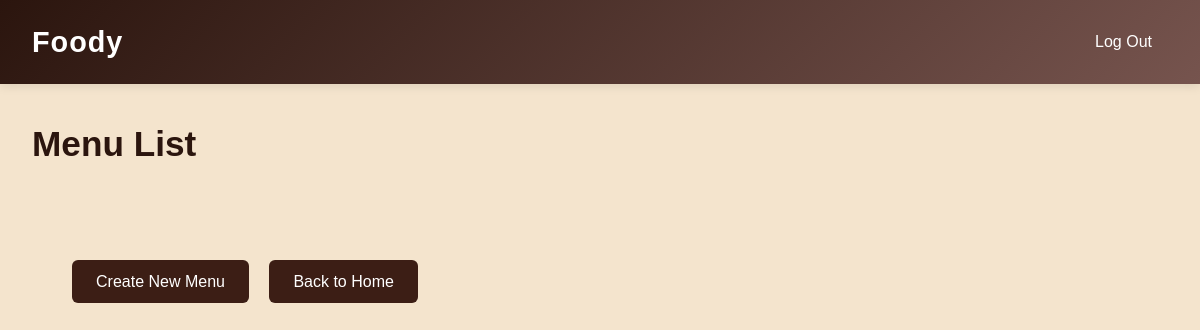
/DiningRoomManager/viewMenu.php, run on an earlier commit of the app's database.
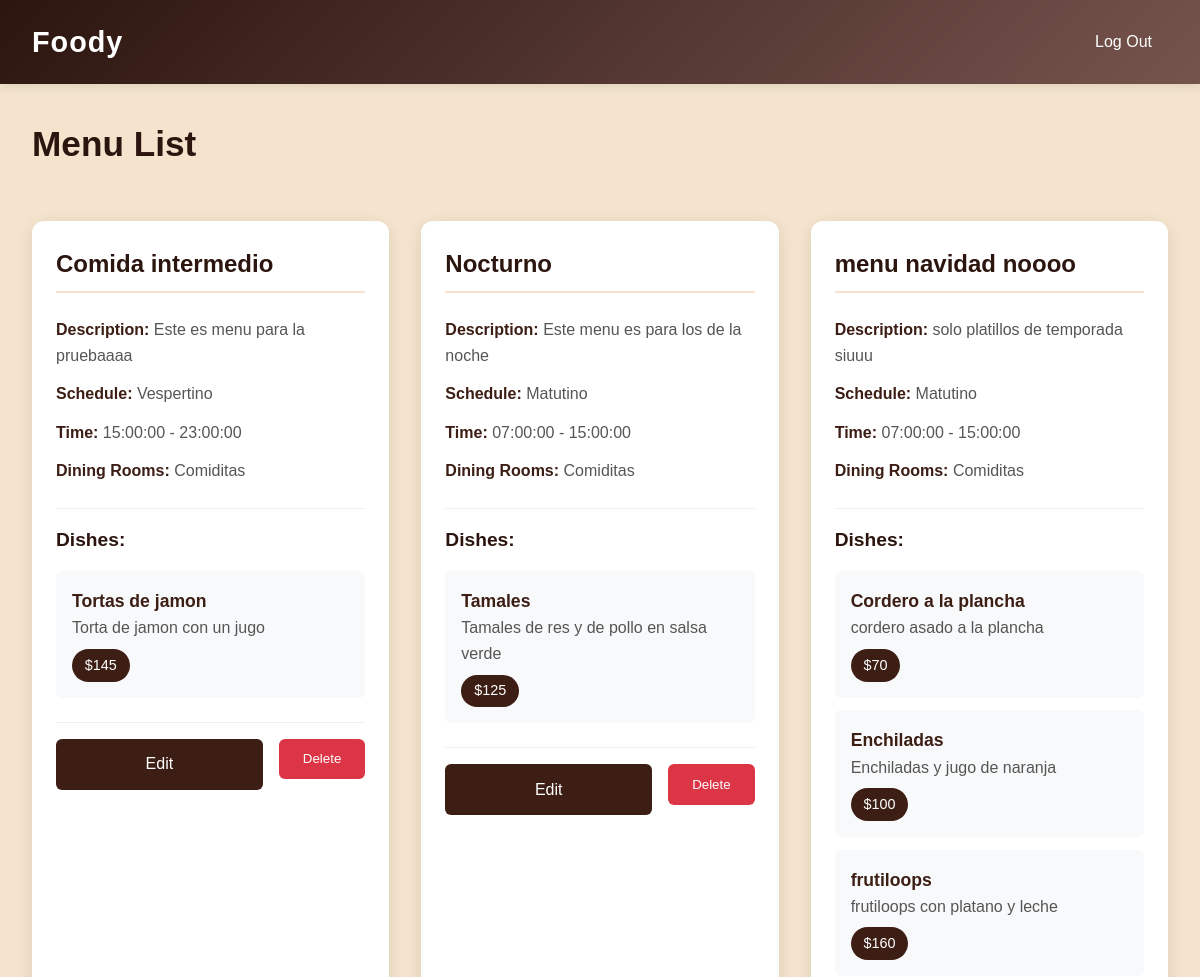
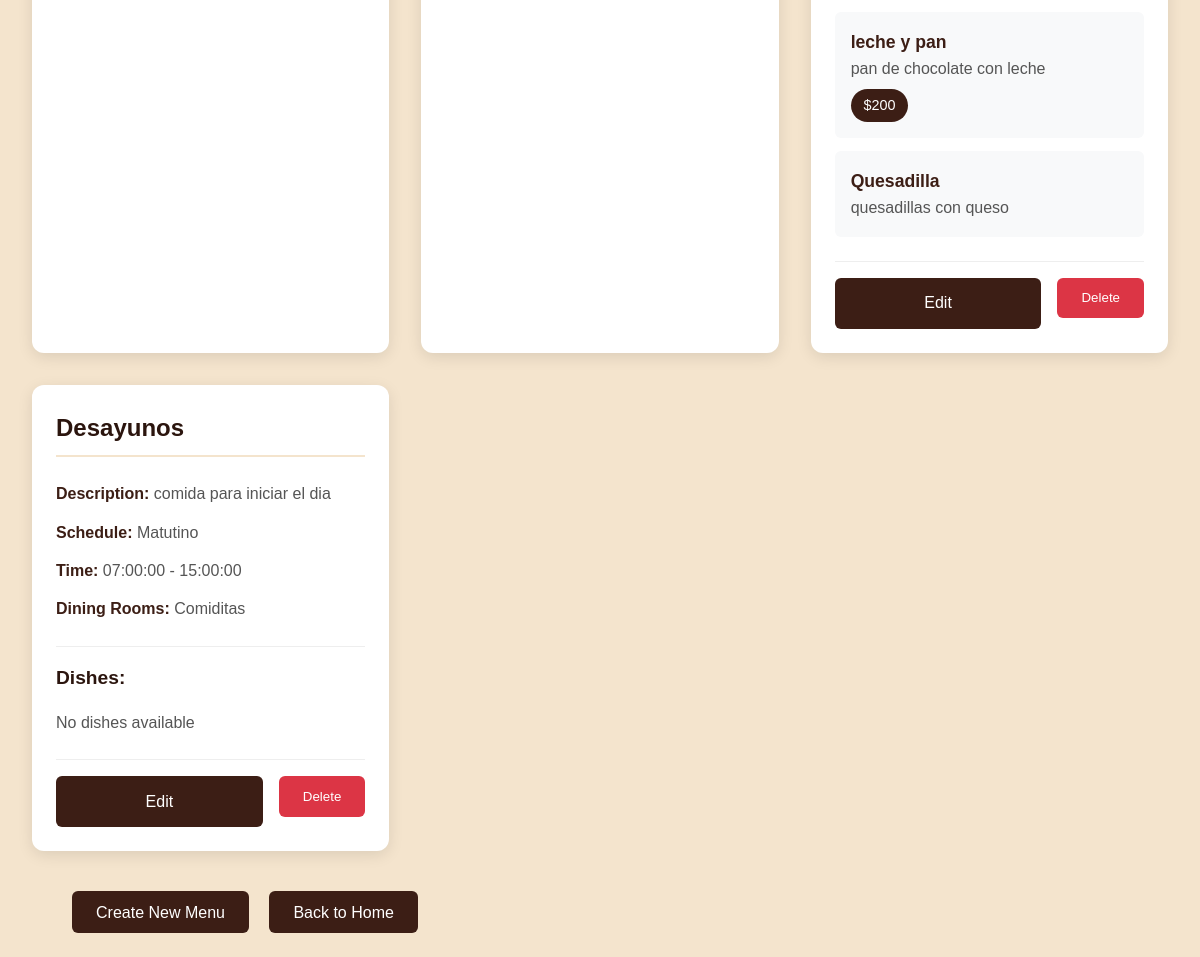
And on a later commit of the database (2 pictures, top to bottom).
### tables this page shows
CREATE TABLE `menu` (
  `code` varchar(5) NOT NULL,
  `name` varchar(30) NOT NULL,
  `description` varchar(60) NOT NULL,
  `menu_type` int NOT NULL,
  PRIMARY KEY (`code`),
  KEY `menu_type` (`menu_type`),
  CONSTRAINT `menu_type` FOREIGN KEY (`menu_type`) REFERENCES `menu_type` (`num`)
);

CREATE TABLE `menu_type` (
  `num` int NOT NULL AUTO_INCREMENT,
  `description` varchar(10) NOT NULL,
  `start_time` time NOT NULL,
  `end_time` time NOT NULL,
  PRIMARY KEY (`num`)
);

### DiningRoomManager/viewMenu.php (the view, shortened to what this page needs)
<?php
global $conn;
$query = "SELECT m.*, mt.description as schedule_type,
          mt.start_time, mt.end_time,
          GROUP_CONCAT(DISTINCT dr.name SEPARATOR ', ') as dining_rooms,
          GROUP_CONCAT(DISTINCT d.name SEPARATOR '||') as dishes,
          GROUP_CONCAT(DISTINCT d.description SEPARATOR '||') as dish_descriptions,
          GROUP_CONCAT(DISTINCT d.price SEPARATOR '||') as dish_prices
          FROM menu m
          LEFT JOIN menu_type mt ON m.menu_type = mt.num
          LEFT JOIN dining_menu dm ON m.code = dm.menu
          LEFT JOIN diningRoom dr ON dm.diningRoom = dr.num
          LEFT JOIN dish d ON m.code = d.menu
          GROUP BY m.code
          ORDER BY m.code";
$result = $conn->query($query);
?>
<!DOCTYPE html>
<html lang="en">
<head>
    <link rel="stylesheet" href="/css/DiningRoMCSS/viewMenu.css">
</head>
<body>
    <header>
        <div class="menu">
            <a href="homeDiningRoom.php" class="logo">Foody</a>
            <nav class="navbar">
                <ul>
                    <li><a href="../index.php">Log Out</a></li>
                </ul>
            </nav>
        </div>
    </header>
    <div class="header-actions">
    <h1>Menu List</h1>
    </div>
    <div class="container">
        <div class="menus-grid">
        <?php while ($menu = $result->fetch_assoc()): ?>
            <div class="menu-card">
                <h3><?php echo htmlspecialchars($menu['name']); ?></h3>
                <div class="menu-info">
                    <p><strong>Description:</strong> <?php echo htmlspecialchars($menu['description']); ?></p>
                    <p><strong>Schedule:</strong> <?php echo htmlspecialchars($menu['schedule_type']); ?></p>
                    <p><strong>Time:</strong> <?php echo htmlspecialchars($menu['start_time']); ?> - <?php echo htmlspecialchars($menu['end_time']); ?></p>
                    <p><strong>Dining Rooms:</strong> <?php echo htmlspecialchars($menu['dining_rooms'] ?? 'None assigned'); ?></p>
                    <div class="dishes-section">
    <h4>Dishes:</h4>
    <?php
    if (!empty($menu['dishes'])) {
        $dishes = explode('||', $menu['dishes']);
        $descriptions = !empty($menu['dish_descriptions']) ? explode('||', $menu['dish_descriptions']) : array();
        $prices = !empty($menu['dish_prices']) ? explode('||', $menu['dish_prices']) : array();
        for ($i = 0; $i < count($dishes); $i++) {
            echo '<div class="dish-item">';
            echo '<strong>' . htmlspecialchars($dishes[$i] ?? 'N/A') . '</strong><br>';
            if (isset($descriptions[$i])) {
                echo htmlspecialchars($descriptions[$i]) . '<br>';
            }
            if (isset($prices[$i])) {
                echo '<span class="dish-price">$' . htmlspecialchars($prices[$i]) . '</span>';
            }
            echo '</div>';
        }
    } else {
        echo '<p>No dishes available</p>';
    }
    ?>
</div>
                </div>
                <div class="menu-actions">
                    <a href="editMenu.php?code=<?php echo urlencode($menu['code']); ?>" class="btn btn-edit">Edit</a>
                    <form method="POST" style="display: inline;" onsubmit="return confirm('Are you sure you want to delete this menu?');">
                        <button type="submit" name="delete_menu" class="btn btn-delete">Delete</button>
                    </form>
                </div>
            </div>
        <?php endwhile; ?>
    </div>
    <div class="header-actions">
            <div>
                <a href="createmenu.php" class="btn btn-create">Create New Menu</a>
                <a href="homeDiningRoom.php" class="btn btn-home">Back to Home</a>
            </div>
        </div>
</body>
</html>

What changed in the data, as far as the page shows it:
added menu: name "Comida intermedio", description "Este es menu para la pruebaaaa", menu_type.description "Vespertino", menu_type.start_time "15:00:00", menu_type.end_time "23:00:00", dining_rooms "Comiditas", i "Tortas de jamon", i "Torta de jamon con un jugo", i "145"
added menu: name "Nocturno", description "Este menu es para los de la noche", menu_type.description "Matutino", menu_type.start_time "07:00:00", menu_type.end_time "15:00:00", dining_rooms "Comiditas", i "Tamales", i "Tamales de res y de pollo en salsa verde", i "125"
added menu: name "menu navidad noooo", description "solo platillos de temporada siuuu", menu_type.description "Matutino", menu_type.start_time "07:00:00", menu_type.end_time "15:00:00", dining_rooms "Comiditas", i "Cordero a la plancha", i "cordero asado a la plancha", i "70", i "Enchiladas", i "Enchiladas y jugo de naranja", i "100", i "frutiloops", i "frutiloops con platano y leche", i "160", i "leche y pan", i "pan de chocolate con leche", i "200", i "Quesadilla", i "quesadillas con queso", shown under "Menu List"
added menu: name "Desayunos", description "comida para iniciar el dia", menu_type.description "Matutino", menu_type.start_time "07:00:00", menu_type.end_time "15:00:00", dining_rooms "Comiditas", shows "No dishes available", shown under "Menu List"
